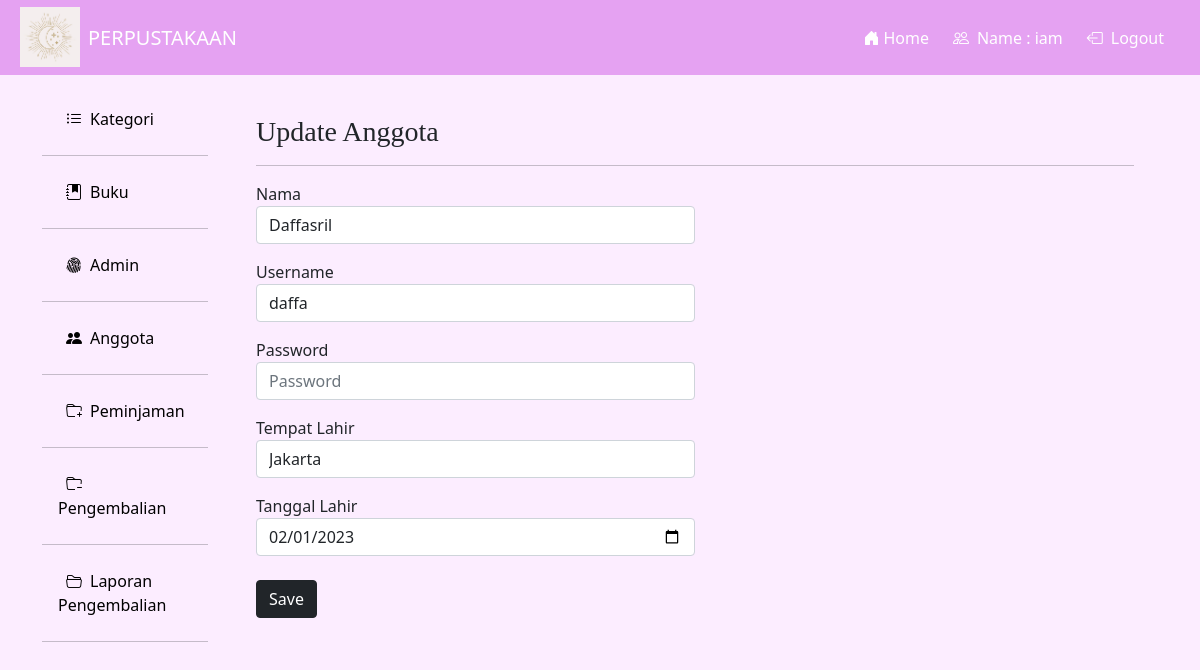
The page /loginadmin/index.php?f=anggota&m=update&id=6 (signed in) on the database its author committed.
### tables this page shows
CREATE TABLE `t_anggota` (
  `f_id` int(11) NOT NULL,
  `f_nama` varchar(200) NOT NULL,
  `f_username` varchar(200) NOT NULL,
  `f_password` varchar(200) NOT NULL,
  `f_tempatlahir` varchar(100) NOT NULL,
  `f_tanggallahir` date NOT NULL
);

### dbcontroller.php (called while the page is built, shortened)
<?php class dbcontroller
{
    private $host = "127.0.0.1";
    private $user = "root";
    private $password = "";
    private $database = "pra_usk";
    private $koneksi;
    public function __construct()
    {
        $this->koneksi = $this->koneksiDB();
    }
    public function koneksiDB()
    {
        $koneksi = mysqli_connect($this->host, $this->user, $this->password, $this->database);
        return $koneksi;
    }
    public function getALL($sql)
    {
        $result = mysqli_query($this->koneksi, $sql);
        while ($row = mysqli_fetch_assoc($result)) {
            $data[] = $row;
        }
        if (!empty($data)) {
            return $data;
        }
    }
    public function getITEM($sql)
    {
        $result = mysqli_query($this->koneksi, $sql);
        $row = mysqli_fetch_assoc($result);
        return ($row);
    }
}

### anggota/update.php (the view, shortened to what this page needs)
<?php
if (isset($_POST['opsi'])) {
    $opsi = $_POST['opsi'];
    $where = "WHERE f_idkategori=$opsi";
} else {
    $where = "";
}
if (isset($_GET['id'])) {
    $id = $_GET['id'];
    $sql = "SELECT * FROM t_anggota WHERE f_id=$id";
    $row = $db->getITEM($sql);
}
?>
<div class="mt-3">
    <div class="container">
        <h3 style="font-family:Georgia, 'Times New Roman', Times, serif;">Update Anggota</h3>
        <hr>
        <?php
        $t_kategori = $db->getALL("SELECT * FROM t_kategori $where");
        ?>
        <div class="form-group">
            <form action="" method="post" enctype="multipart/form-data">
                <div class="form-group w-50 mt-3">
                    <label for="">Nama</label>
                    <input type="text" name="nama" required value="<?php echo $row['f_nama'] ?>" class=" form-control">
                </div>
                <div class="form-group w-50 mt-3">
                    <label for="">Username</label>
                    <input type="text" name="username" required value="<?php echo $row['f_username'] ?>" class=" form-control">
                </div>
                <div class="form-group w-50 mt-3">
                    <label for="">Password</label>
                    <input type="password" name="password" required placeholder="Password" class="form-control">
                </div>
                <div class="form-group w-50 mt-3">
                    <label for="">Tempat Lahir</label>
                    <input type="text" name="tempatlahir" required value="<?php echo $row['f_tempatlahir'] ?>" class=" form-control">
                </div>
                <div class="form-group w-50 mt-3">
                    <label for="">Tanggal Lahir</label>
                    <input type="date" name="tanggallahir" required value="<?php echo $row['f_tanggallahir'] ?>" class=" form-control">
                </div><br>
                <button type="submit" name="simpan" value="simpan" class="btn btn-dark">Save</button>
            </form>
        </div>
    </div>
</div>

### loginadmin/index.php (style rules this page uses)
.bg { background-color: #fcedff; }

### rows shown on the page
t_anggota: nama "Daffasril", username "daffa", tempatlahir "Jakarta", tanggallahir "02/01/2023"

### other values the page prints
$_SESSION['admin'] "iam"
